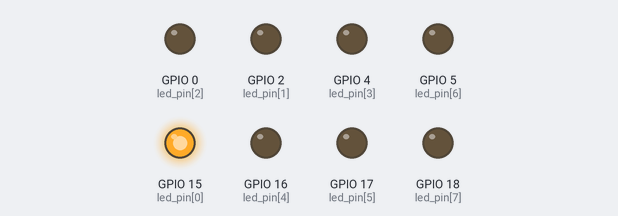
The program below on a simulated ESP32 board running MicroPython. Shown: output pins drawn as LEDs (lit = HIGH).

Above: at 0.02 s.
At 0.37 s:
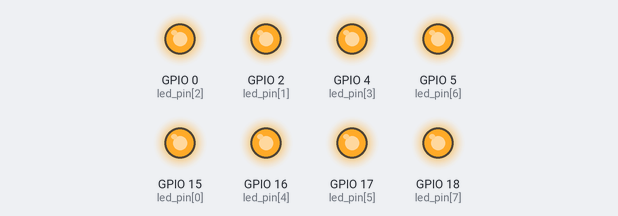
At 0.72 s:
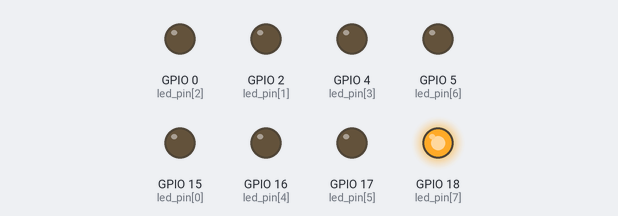
At 1.47 s:
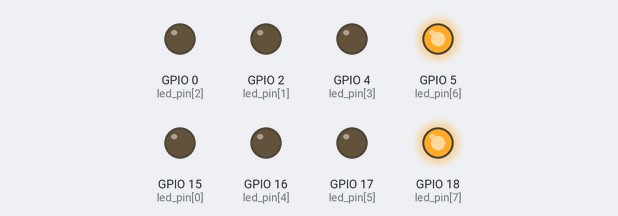
At 2.17 s:
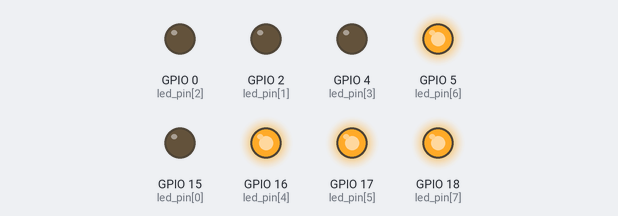
At 2.92 s:
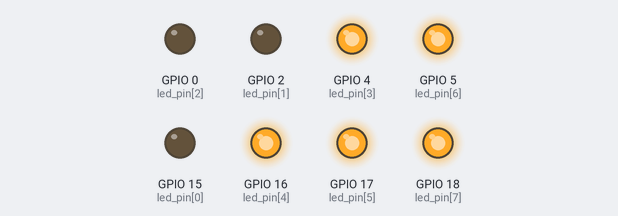
Timing chart, 0 to 3.2 s (numbered marks = the images above):
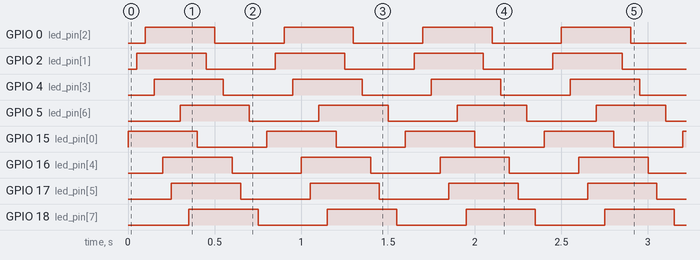

The program:

03.py
```python
# 03.py
# 这个代码示例演示了如何使用machine模块控制多个引脚的状态
# 这个代码会让引脚15、2、0、4、16、17、5和18依次点亮，每个引脚点亮后等待0.05秒
# 然后再依次熄灭，每个引脚熄灭后也等待0.05秒。
from machine import Pin
import time

led_pin = [15, 2, 0, 4, 16, 17, 5, 18]
leds = []
# 初始化引脚，将它们设置为输出模式，并启用下拉电阻
for i in led_pin:
    p = Pin(i, Pin.OUT, Pin.PULL_DOWN, value=0)
    leds.append(p)

# 这个代码会让引脚15、2、0、4、16、17、5和18依次点亮，每个引脚点亮后等待0.05秒
# 然后再依次熄灭，每个引脚熄灭后也等待0.05秒。

while True:
    for i in range(8):
        leds[i].on()
        time.sleep(0.05)

    for i in range(8):
        leds[i].off()
        time.sleep(0.05)
```

Measured:
- by itself, GPIO 0 (led_pin[2]), GPIO 2 (led_pin[1]), GPIO 4 (led_pin[3]), GPIO 5 (led_pin[6]), GPIO 15 (led_pin[0]), GPIO 16 (led_pin[4]), GPIO 17 (led_pin[5]), GPIO 18 (led_pin[7]): alternates HIGH for 0.40 s and LOW for 0.40 s
- by itself, everything shown: repeats every 0.80 s, in 16 steps
